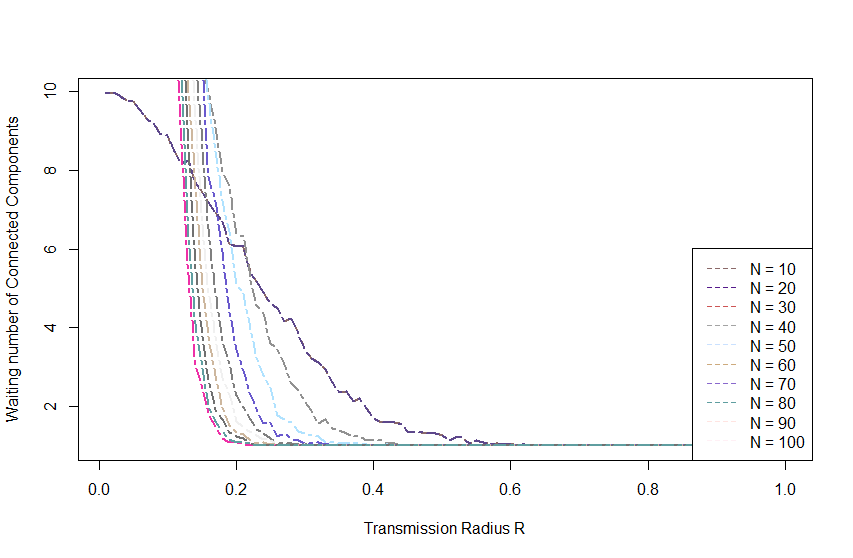

R code for this plot:
list_of_files <- list.files(path = "./", recursive = TRUE, patter = "\\.txt$")
colo = vector()
i = 0
leg = vector()
inici = 10
colo_for_100 = ""
for (val in list_of_files){
  result = paste("./", val, sep = "")
  if(i != 1) leg = c(leg, paste("N = ", paste0(inici),sep = "")) 
  dades <- read.table(result)
  value = floor(runif(1, min=1, max=657))
  if(i != 1) colo = c(colo, colors()[value])
  else colo_for_100 = colors()[value]
  if(i == 0) plot(dades$V1,dades$V2,type = "l",lty = 2, lwd = 2,col = colors()[value],ylab = "Waiting number of Connected Components", xlab = "Transmission Radius R")
  lines(dades$V1,dades$V2, col = colors()[floor(runif(1, min=1, max=657))], lwd = 2, type = "l", lty = 6) 
  i = i+1
  if(i != 1)inici = inici + 10
}

leg = c(leg,"N = 100");
colo = c(colo,colo_for_100)

legend("bottomright", legend = leg, col = colo, lty = 2, cex = 1)
